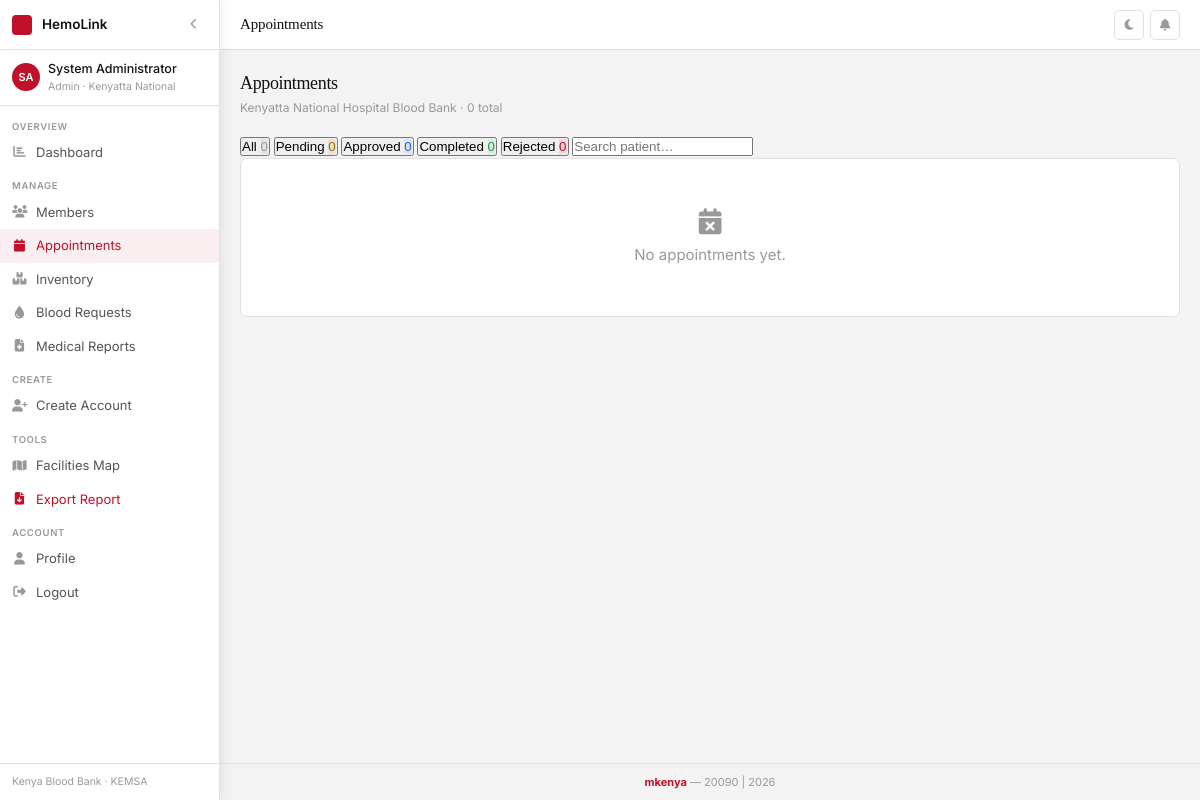
/admin/appointments (signed in), run on the app's committed database.
### app.py (models this page shows)
class User(UserMixin, db.Model):
    id = db.Column(db.Integer, primary_key=True)
    email = db.Column(db.String(120), unique=True, nullable=False)
    password = db.Column(db.String(200), nullable=False)
    first_name = db.Column(db.String(60), nullable=False)
    last_name = db.Column(db.String(60), nullable=False)
    phone = db.Column(db.String(20))
    national_id = db.Column(db.String(20), unique=True)
    role = db.Column(db.String(20), default='donor')  # admin, donor, recipient
    facility_id = db.Column(db.Integer, db.ForeignKey('facility.id'), nullable=True)
    is_active = db.Column(db.Boolean, default=True)
    is_approved = db.Column(db.Boolean, default=False)
    created_at = db.Column(db.DateTime, default=datetime.utcnow)
    blood_type = db.Column(db.String(5))
    date_of_birth = db.Column(db.Date)
    gender = db.Column(db.String(10))
    weight_kg = db.Column(db.Float)
    county = db.Column(db.String(100))
    has_donated_before = db.Column(db.Boolean, default=False)
    last_donation_date = db.Column(db.Date)
    has_chronic_disease = db.Column(db.Boolean, default=False)
    chronic_disease_details = db.Column(db.String(300))
    on_medication = db.Column(db.Boolean, default=False)
    medication_details = db.Column(db.String(300))
    recent_surgery = db.Column(db.Boolean, default=False)
    recent_tattoo = db.Column(db.Boolean, default=False)
    hiv_status = db.Column(db.String(20), default='negative')
    hepatitis_b = db.Column(db.Boolean, default=False)
    hepatitis_c = db.Column(db.Boolean, default=False)
    malaria_history = db.Column(db.Boolean, default=False)
    allergies = db.Column(db.String(300))
    emergency_contact_name = db.Column(db.String(100))
    emergency_contact_phone = db.Column(db.String(20))
    donations = db.relationship('Donation', backref='donor', lazy=True)
    appointments = db.relationship('Appointment', foreign_keys='Appointment.user_id', backref='user', lazy=True)

class Facility(db.Model):
    id = db.Column(db.Integer, primary_key=True)
    name = db.Column(db.String(150), nullable=False)
    county = db.Column(db.String(100), nullable=False)
    address = db.Column(db.String(200))
    phone = db.Column(db.String(20))
    email = db.Column(db.String(120))
    latitude = db.Column(db.Float, nullable=True)
    longitude = db.Column(db.Float, nullable=True)
    created_at = db.Column(db.DateTime, default=datetime.utcnow)
    users = db.relationship('User', backref='facility', lazy=True)
    inventory = db.relationship('BloodInventory', backref='facility', lazy=True)
    appointments = db.relationship('Appointment', backref='facility', lazy=True)

### app.py (the view)
@app.route('/admin/appointments')
@login_required
def admin_appointments():
    if current_user.role != 'admin':
        return redirect(url_for('dashboard'))
    appointments = Appointment.query.filter_by(facility_id=current_user.facility_id).order_by(Appointment.created_at.desc()).all()
    return render_template('admin_appointments.html', appointments=appointments)

### app.py (called while the page is built)
@login_manager.user_loader
def load_user(user_id):
    return User.query.get(int(user_id))

@app.context_processor
def inject_globals():
    count = 0
    if current_user.is_authenticated and current_user.role == 'admin':
        count = User.query.filter(
            User.facility_id == current_user.facility_id,
            User.is_approved == False,
            User.is_active == True
        ).count()
    return dict(pending_approvals_count=count, today=date.today())

### templates/admin_appointments.html (shortened to what this page needs)
{% extends "base.html" %}
{% block page_title %}Appointments{% endblock %}
{% block content %}
{% set total = appointments|length %}
{% set pending_n = appointments|selectattr('status','equalto','pending')|list|length %}
{% set approved_n = appointments|selectattr('status','equalto','approved')|list|length %}
{% set completed_n = appointments|selectattr('status','equalto','completed')|list|length %}
{% set rejected_n = appointments|selectattr('status','equalto','rejected')|list|length %}
<div class="ph">
  <div>
    <h1 class="ph-tt">Appointments</h1>
    <p class="ph-sub">{{ current_user.facility.name if current_user.facility else '' }} · {{ total }} total</p>
  </div>
</div>
<div class="appt-stats-row">
  {% for label, val, cls in [('All', total, 'bg-n'), ('Pending', pending_n, 'bg-a'), ('Approved', approved_n, 'bg-b'), ('Completed', completed_n, 'bg-g'), ('Rejected', rejected_n, 'bg-r')] %}
  <button class="appt-filter {% if loop.first %}on{% endif %}" data-f="{{ label|lower }}">
    {{ label }}
    <span class="{{ cls }} appt-stat-badge">{{ val }}</span>
  </button>
  {% endfor %}
  <input id="apptSearch" type="text" placeholder="Search patient…" class="appt-search-input">
</div>
<div class="card appt-table-container">
  {% if appointments %}
  <div class="tw">
    <table>
      <thead>
        <tr>
          <th>Patient</th>
          <th>Type</th>
          <th>Date & Time</th>
          <th>Blood Type</th>
          <th>Reason</th>
          <th>Status</th>
          <th>Actions</th>
        </tr>
      </thead>
      <tbody id="apptBody">
      {% for a in appointments %}
      <tr class="arow" data-status="{{ a.status }}"
          data-search="{{ a.user.first_name|lower }} {{ a.user.last_name|lower }} {{ a.user.email|lower }}">
        <td>
          <div class="appt-patient-cell">
            <div class="av appt-avatar">{{ a.user.first_name[0] }}{{ a.user.last_name[0] }}</div>
            <div>
              <div class="appt-patient-name">{{ a.user.first_name }} {{ a.user.last_name }}</div>
              <div class="appt-patient-contact">{{ a.user.phone or a.user.email }}</div>
            </div>
          </div>
        </td>
        <td>
          <span class="bg {% if a.type=='donation' %}bg-r{% else %}bg-b{% endif %}">
            <i class="fas fa-{% if a.type=='donation' %}heart{% else %}hand-holding-medical{% endif %}"></i>
            {{ a.type|title }}
          </span>
        </td>
        <td>
          <div class="appt-date">{{ a.appointment_date.strftime('%d %b %Y') }}</div>
          <div class="appt-time">{{ a.appointment_time or 'Any time' }}</div>
        </td>
        <td>
          {% if a.blood_type_needed %}
            <span class="bb">{{ a.blood_type_needed }}</span>
          {% elif a.user.blood_type %}
            <span class="bb">{{ a.user.blood_type }}</span>
          {% else %}
            <span class="appt-blood-type-empty">—</span>
          {% endif %}
        </td>
        <td class="appt-reason" title="{{ a.reason or '' }}">
          {{ a.reason or '—' }}
        </td>
        <td>
          <span class="bg {% if a.status=='approved' %}bg-g{% elif a.status=='pending' %}bg-a{% elif a.status=='rejected' %}bg-r{% elif a.status=='completed' %}bg-b{% else %}bg-n{% endif %}">
            {{ a.status|title }}
          </span>
          {% if a.admin_notes %}
          <div class="appt-admin-notes" title="{{ a.admin_notes }}">{{ a.admin_notes }}</div>
          {% endif %}
        </td>
        <td>
          <div class="appt-actions">
            {% if a.status == 'pending' %}
              <button class="btn btn-success btn-sm" onclick="doApprove('{{ a.id }}')"><i class="fas fa-check"></i> Approve</button>
              <button class="btn btn-danger btn-sm" onclick="openReject('{{ a.id }}')" title="Reject"><i class="fas fa-times"></i></button>
            {% elif a.status == 'approved' %}
              <button class="btn btn-primary btn-sm" onclick="doComplete('{{ a.id }}')"><i class="fas fa-check-double"></i> Complete</button>
              <button class="btn btn-ghost btn-sm" onclick="openReject('{{ a.id }}')" title="Reject"><i class="fas fa-times"></i></button>
            {% else %}
              <span class="appt-no-actions">—</span>
            {% endif %}
          </div>
        </td>
      </tr>
      {% endfor %}
      </tbody>
    </table>
  </div>
  {% else %}
  <div class="es appt-empty-state"><i class="fas fa-calendar-xmark"></i><p>No appointments yet.</p></div>
  {% endif %}
</div>
{% endblock %}

### templates/base.html (shortened to what this page needs)
<!DOCTYPE html>
<html lang="en">
<head>
<link rel="stylesheet" href="https://cdnjs.cloudflare.com/ajax/libs/font-awesome/6.5.0/css/all.min.css">
</head>
<body>
{% if current_user.is_authenticated %}
<aside class="sb" id="sb">
  <div class="sb-top">
    <div class="sb-dot"></div>
    <span class="sb-title">HemoLink</span>
    <button class="sb-btn" id="sbt" title="Toggle sidebar"><i class="fas fa-chevron-left" id="sbi"></i></button>
  </div>
  <div class="sb-user">
    <div class="sb-av">{{ current_user.first_name[0] }}{{ current_user.last_name[0] }}</div>
    <div class="sb-ui">
      <div class="sb-un">{{ current_user.first_name }} {{ current_user.last_name }}</div>
      <div class="sb-ur">{{ current_user.role|title }}{% if current_user.facility %} · {{ current_user.facility.name[:18] }}{% endif %}</div>
    </div>
  </div>
  <nav>
    {% if current_user.role == 'admin' %}
    <div class="nl">Overview</div>
    <a href="{{ url_for('admin_dashboard') }}" class="ni {% if request.endpoint=='admin_dashboard' %}on{% endif %}" data-tip="Dashboard"><i class="fas fa-chart-bar"></i><span class="ni-lbl"> Dashboard</span></a>
    <div class="nl">Manage</div>
    <a href="{{ url_for('admin_users') }}" class="ni " data-tip="Members"><i class="fas fa-users"></i><span class="ni-lbl"> Members</span></a>
    <a href="{{ url_for('admin_appointments') }}" class="ni {% if request.endpoint=='admin_appointments' %}on{% endif %}" data-tip="Appointments"><i class="fas fa-calendar"></i><span class="ni-lbl"> Appointments</span></a>
    <a href="{{ url_for('admin_inventory') }}" class="ni {% if request.endpoint=='admin_inventory' %}on{% endif %}" data-tip="Inventory"><i class="fas fa-boxes-stacked"></i><span class="ni-lbl"> Inventory</span></a>
    <a href="{{ url_for('admin_blood_requests') }}" class="ni {% if request.endpoint=='admin_blood_requests' %}on{% endif %}" data-tip="Blood Requests"><i class="fas fa-droplet"></i><span class="ni-lbl"> Blood Requests</span></a>
    <a href="{{ url_for('medical_reports') }}" class="ni {% if request.endpoint=='medical_reports' %}on{% endif %}" data-tip="Medical Reports"><i class="fas fa-file-medical"></i><span class="ni-lbl"> Medical Reports</span></a>
    <div class="nl">Create</div>
    <a href="{{ url_for('admin_create_account') }}" class="ni {% if request.endpoint=='admin_create_account' %}on{% endif %}" data-tip="Create Account"><i class="fas fa-user-plus"></i><span class="ni-lbl"> Create Account</span></a>
    <div class="nl">Tools</div>
    <a href="{{ url_for('facilities_map') }}" class="ni {% if request.endpoint=='facilities_map' %}on{% endif %}" data-tip="Facilities Map"><i class="fas fa-map"></i><span class="ni-lbl"> Facilities Map</span></a>
    <a href="{{ url_for('export_full_report_pdf') }}" class="ni ni-red" target="_blank" data-tip="Export Full Report"><i class="fas fa-file-arrow-down"></i><span class="ni-lbl"> Export Report</span></a>
    {% endif %}
    <div class="nl">Account</div>
    <a href="{{ url_for('profile') }}" class="ni {% if request.endpoint=='profile' %}on{% endif %}" data-tip="Profile"><i class="fas fa-user"></i><span class="ni-lbl"> Profile</span></a>
    <a href="{{ url_for('logout') }}" class="ni" data-tip="Logout"><i class="fas fa-right-from-bracket"></i><span class="ni-lbl"> Logout</span></a>
  </nav>
  <div class="sb-ft">Kenya Blood Bank · KEMSA</div>
</aside>
<div class="main" id="mn">
  <div class="topbar">
    <span class="tb-title">{% block page_title %}{% endblock %}</span>
    <div class="tb-r">
      <button class="ib" id="tmb" onclick="toggleTheme()" title="Toggle theme"><i id="tmi" class="fas fa-moon"></i></button>
      <div class="notif-wrap">
        <button class="ib" onclick="toggleNotif()" id="nb" title="Notifications"><i class="fas fa-bell"></i></button>
      </div>
    </div>
  </div>
  <div class="content">{% block content %}{% endblock %}</div>
  <footer class="pg-ft"><b>mkenya</b> — 20090 | 2026</footer>
</div>
{% else %}
{% block auth_content %}{% endblock %}
{% endif %}
</body>
</html>

### data on the page
User: first_name "S", last_name "A", first_name "System", last_name "Administrator", role "Admin"
Facility: facility "Kenyatta National", facility "Kenyatta National Hospital Blood Bank"

### other printed values
{{ total }} "0"
{{ label }} "All" "Pending" "Approved" "Completed" "Rejected"
{{ val }} "0" "0" "0" "0" "0"
